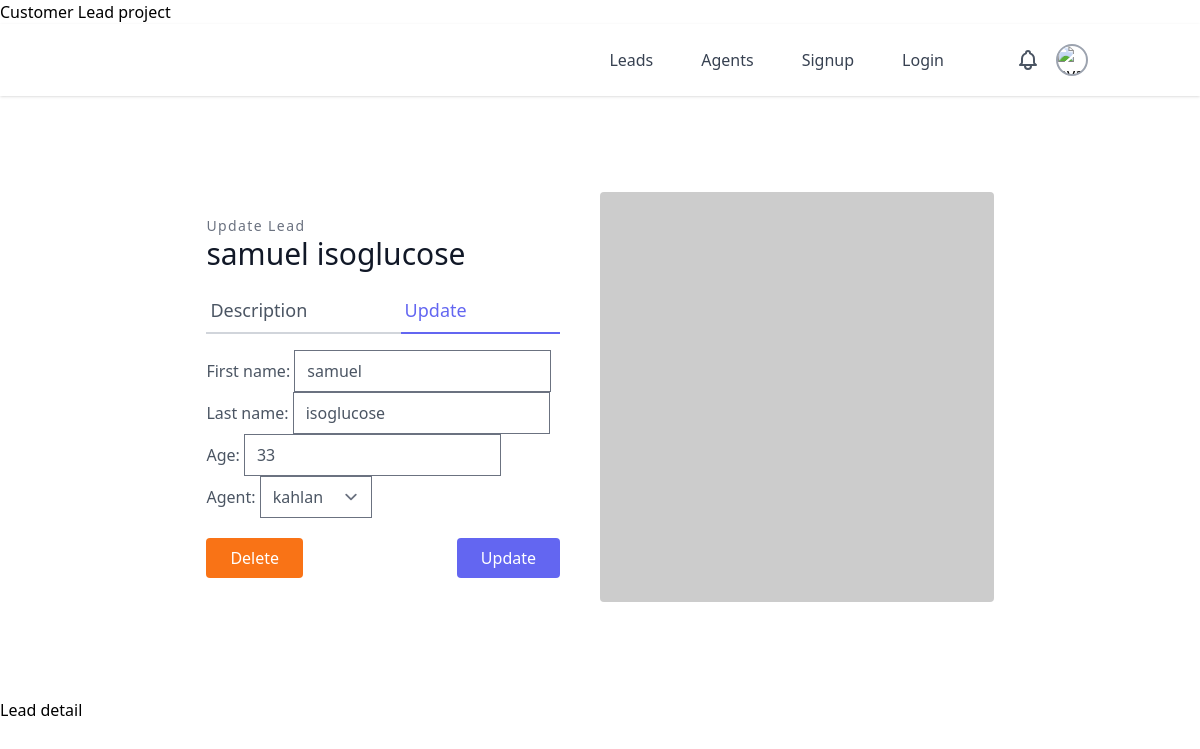
/leads/lead_update/6/, run on the app's committed database.
### leads/models.py (models this page shows, shortened)
class Lead(models.Model):
    first_name = models.CharField(max_length=20)
    last_name = models.CharField(max_length=20)
    age = models.IntegerField(default=0)
    agent = models.ForeignKey("Agent", on_delete=models.CASCADE) # This is a many to one relation, means we will have an agent associated with the lead of that role

class User(AbstractUser):
    pass

### leads/views.py (the view, shortened to what this page needs)
# urls.py: path('lead_update/<str:pk>/', LeadUpdateView.as_view(), name="lead_update"),
class LeadUpdateView(UpdateView):
    template_name = "leads/lead_update.html"
    queryset = Lead.objects.all()
    form_class = LeadModelForm

### leads/forms.py
class LeadModelForm(forms.ModelForm):
    class Meta:
        model = Lead
        fields = (
            'first_name',
            'last_name',
            'age',
            'agent'
        )

### leads/models.py (called while the page is built)
    def __str__(self):
        return f"{self.user.first_name}"

### leads/templates/leads/lead_update.html (shortened to what this page needs)
{% extends 'home.html' %}
{% block content %}
<section class="text-gray-600 body-font overflow-hidden">
    <div class="container px-5 py-24 mx-auto">
      <div class="lg:w-4/5 mx-auto flex flex-wrap">
        <div class="lg:w-1/2 w-full lg:pr-10 lg:py-6 mb-6 lg:mb-0">
          <h2 class="text-sm title-font text-gray-500 tracking-widest">Update Lead</h2>
          <h1 class="text-gray-900 text-3xl title-font font-medium mb-4">{{lead.first_name}} {{lead.last_name}}</h1>
          <div class="flex mb-4">
            <a href="{% url 'leads:lead_detail' lead.pk %}" class="flex-grow border-b-2 border-gray-300 py-2 text-lg px-1">Description</a>
            <a href="{% url 'leads:lead_update' lead.pk %}" class="flex-grow text-indigo-500 border-b-2 border-indigo-500 py-2 text-lg px-1" >Update</a>
          </div>
          <form method="POST">
            {{ form.as_p }}
            <div class="flex mt-5 bg-yellow">
                  <a href="{% url 'leads:lead_delete' lead.pk %}" class="flex text-white bg-orange-500 border-0 py-2 px-6 focus:outline-none hover:bg-red-600 rounded">Delete</a>
                <button type="submit" class="flex ml-auto text-white bg-indigo-500 border-0 py-2 px-6 focus:outline-none hover:bg-indigo-600 rounded">Update</button>
              </div>
        </form>
        </div>
        <img alt="ecommerce" class="lg:w-1/2 w-full lg:h-auto h-64 object-cover object-center rounded" src="https://dummyimage.com/400x400">
      </div>
    </div>
  </section>
<a href="{% url 'leads:lead_detail' lead.pk %}"> Lead detail </a>
{% endblock content%}

### data on the page
Lead: first_name "samuel", last_name "isoglucose", age "33", agent "kahlan"
